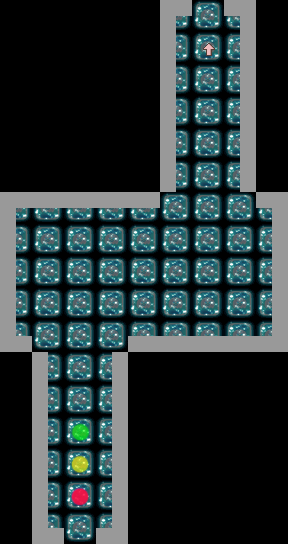

A 2D game scene composited from a Tiled map and its tileset images. What follows is a short description and the map's XML, with each tile layer's data collapsed to a summary:
An orthogonal 9x17 tile map with 32x32 px tiles, 7 tile layers (ground, build_left, build_right, build_up, ...), 7 tilesets and 11 objects (1, 2, 3, 4, 5, ...).

<map version="1.0" orientation="orthogonal" width="9" height="17" tilewidth="32" tileheight="32">
 <tileset firstgid="1" name="cell_b_up" tilewidth="32" tileheight="32">
  <image source="cell_b_up.png" width="32" height="32" />
 </tileset>
 <tileset firstgid="2" name="cell_b_down" tilewidth="32" tileheight="32">
  <image source="cell_b_down.png" width="32" height="32" />
 </tileset>
 <tileset firstgid="3" name="cell_b_left" tilewidth="32" tileheight="32">
  <image source="cell_b_left.png" width="32" height="32" />
 </tileset>
 <tileset firstgid="4" name="cell_b_right" tilewidth="32" tileheight="32">
  <image source="cell_b_right.png" width="32" height="32" />
 </tileset>
 <tileset firstgid="5" name="arrow_des" tilewidth="32" tileheight="32">
  <image source="arrow_des.png" width="64" height="64" />
 </tileset>
 <tileset firstgid="9" name="cell_a" tilewidth="32" tileheight="32">
  <image source="cell_a.png" width="32" height="32" />
 </tileset>
 <tileset firstgid="10" name="spott" tilewidth="32" tileheight="32">
  <image source="spott.png" width="64" height="64" />
 </tileset>
 <layer name="ground" width="9" height="17">
  <data>[153 cells, 81 non-empty, 1 distinct tile ids]</data>
 </layer>
 <layer name="build_left" width="9" height="17">
  <data>[153 cells, 17 non-empty, 1 distinct tile ids]</data>
 </layer>
 <layer name="build_right" width="9" height="17">
  <data>[153 cells, 17 non-empty, 1 distinct tile ids]</data>
 </layer>
 <layer name="build_up" width="9" height="17">
  <data>[153 cells, 8 non-empty, 1 distinct tile ids]</data>
 </layer>
 <layer name="build_down" width="9" height="17">
  <data>[153 cells, 8 non-empty, 1 distinct tile ids]</data>
 </layer>
 <layer name="spot" width="9" height="17">
  <data>[153 cells, 3 non-empty, 3 distinct tile ids]</data>
 </layer>
 <layer name="arrow_des" width="9" height="17">
  <data>[153 cells, 1 non-empty, 1 distinct tile ids]</data>
 </layer>
 <objectgroup name="collsion" width="9" height="17">
  <object name="1" x="0" y="192" width="32" height="160" />
  <object name="2" x="32" y="192" width="128" height="32" />
  <object name="3" x="128" y="320" width="128" height="32" />
  <object name="4" x="32" y="352" width="32" height="192" />
  <object name="5" x="96" y="352" width="32" height="192" />
  <object name="6" x="160" y="0" width="32" height="192" />
  <object name="7" x="224" y="0" width="32" height="192" />
  <object name="8" x="256" y="192" width="32" height="160" />
 </objectgroup>
 <objectgroup name="door" width="9" height="17">
  <object name="men" x="192" y="0" width="32" height="32" />
 </objectgroup>
 <objectgroup name="hero" width="9" height="17">
  <object name="ball" type="int" x="64" y="512" width="32" height="32">
   <properties>
    <property name="move_dir" value="1" />
   </properties>
  </object>
 </objectgroup>
 <objectgroup name="bigstone" width="9" height="17">
  <object x="192" y="96" width="32" height="32" />
 </objectgroup>
</map>